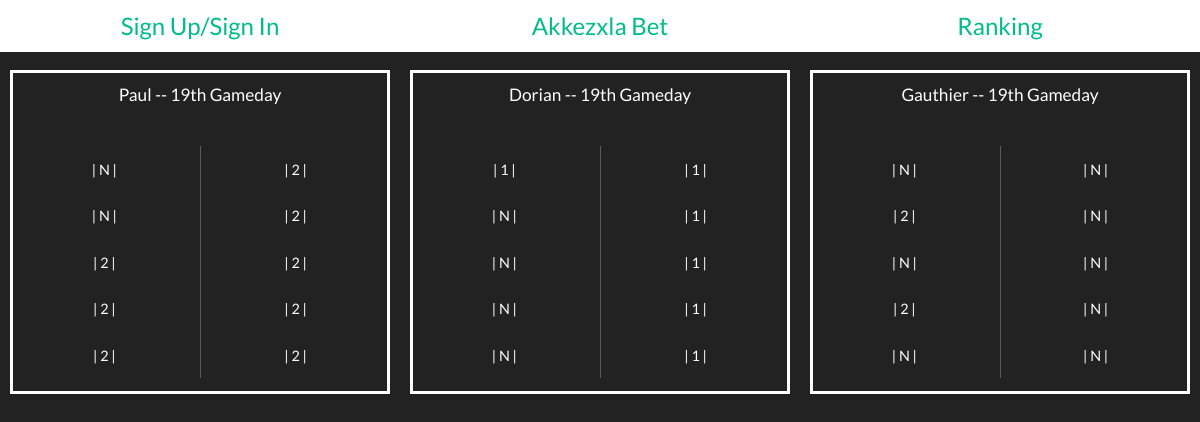
/bet-panorama.php, run on the app's committed database.
### tables this page shows
CREATE TABLE `bet` (
  `id` int(11) NOT NULL,
  `gameday` varchar(25) NOT NULL,
  `surname` varchar(50) NOT NULL,
  `match1` varchar(5) NOT NULL,
  `match2` varchar(5) NOT NULL,
  `match3` varchar(5) NOT NULL,
  `match4` varchar(5) NOT NULL,
  `match5` varchar(5) NOT NULL,
  `match6` varchar(5) NOT NULL,
  `match7` varchar(5) NOT NULL,
  `match8` varchar(5) NOT NULL,
  `match9` varchar(5) NOT NULL,
  `match10` varchar(5) NOT NULL
);

### connectExcel.php (called while the page is built, shortened)
<?php
require_once "connect.php";
try {
    $getResult = "SELECT * FROM result";
    $reqGetResult = $db->prepare($getResult);
    $SubmitGetResult = $reqGetResult->execute();
    $result = $reqGetResult->fetchAll();
}
catch (PDOException $e) {
    $db = null;
    echo 'Erreur : '.$e->getMessage();
}
$resultDay = 1;
if(!empty($result)) {
    for($i = 0; $i < count($result); $i++) {
        if($result[$i]['gameday'] > $resultDay) {
            $resultDay = $result[$i]['gameday'];
            $gameDay = $resultDay + 1;
        }
    }
}
else {
    $resultDay = 22;
    $gameDay = $resultDay + 1;
}
?>

### checkExistingTicket.php (called while the page is built, shortened)
<?php
require_once "connectExcel.php";
?>

### bet-panorama.php (the view, shortened to what this page needs)
<?php
include_once "_head.php";
include_once "_nav.php";
require_once "connectExcel.php";
$viewBet = "SELECT * from bet Where gameday=".$gameDay."";
$reqViewBet = $db->prepare($viewBet);
$betSubmit = $reqViewBet->execute();
$bet = $reqViewBet->fetchAll();
?>
<body>
    <main>
        <div class="panorama">
<?php
    for ($i = 0; $i < count($bet); $i++) {
?>
        <div class="user">
            <div class="ticket-surname">
                <p>
                <?php
                echo $bet[$i]['surname'];?> -- <?php echo $bet[$i]['gameday'];?>th Gameday
                </p>
                </div>
            <div class="user-bet">
                <div class="user-ticket">
            <?php
            for ($j = 1; $j < 6; $j++) {
            ?>
                <p class="user-result"><?php
                $resultTicket1 = $bet[$i]['match'.$j.''];
                    ?><span class="team"><?php echo $ticket1[$j - 1][0];?></span>
                    <span class="team-choice"><?php echo "| ".$resultTicket1." |";?></span>
                </p>
            <?php
            }
            ?>
            </div>
            <div class="user-ticket">
            <?php
            for ($j = 6; $j < 11; $j++) {
            ?>
                <p class="user-result"><?php
                $resultTicket2 = $bet[$i]['match'.$j.''];
                    ?><span class="team"><?php echo $ticket2[$j - 6][0];?></span>
                    <span class="team-choice"><?php echo "| ".$resultTicket2." |";?></span>
                </p><?php
            }
?>
            </div>
</div>
            </div>
<?php
}
?>
        </div>
    </main>
</body>

### style.css (style rules this page uses)
* { margin: 0; padding: 0; }
main { width: 100%; display: flex; flex-direction: column; align-items: center; }
.panorama { display: grid; grid-template-rows: 1fr 1fr; grid-template-columns: 1fr 1fr 1fr; width: 100%; margin: 0; height: 90vh; }
.user { display: flex; flex-direction: column; width: 95%; height: 90%; border: solid; justify-self: center; align-self: center; justify-content: space-evenly; font-size: 0.9em; }
.user-bet { display: flex; justify-content: center; height: 100%; }
.user-ticket { display: flex; flex-direction: column; width: 100%; justify-content: space-evenly; align-items: center; }
.user-result { display: flex; justify-content: space-evenly; align-items: center; margin: 0; width: 100%; }
.ticket-surname { text-align: center; margin: 2.5%; font-size: 1.2em; }
.team-choice { width: 15%; display: flex; justify-content: center; }
:root { --effect: hover 0.75s linear infinite; }

### data on the page
bet: surname "Paul", gameday "19", match1 "N", match2 "N", match3 "2", match4 "2", match5 "2", match6 "2", match7 "2", match8 "2", match9 "2", match10 "2"
bet: surname "Dorian", gameday "19", match1 "1", match2 "N", match3 "N", match4 "N", match5 "N", match6 "1", match7 "1", match8 "1", match9 "1", match10 "1"
bet: surname "Gauthier", gameday "19", match1 "N", match2 "2", match3 "N", match4 "2", match5 "N", match6 "N", match7 "N", match8 "N", match9 "N", match10 "N"
